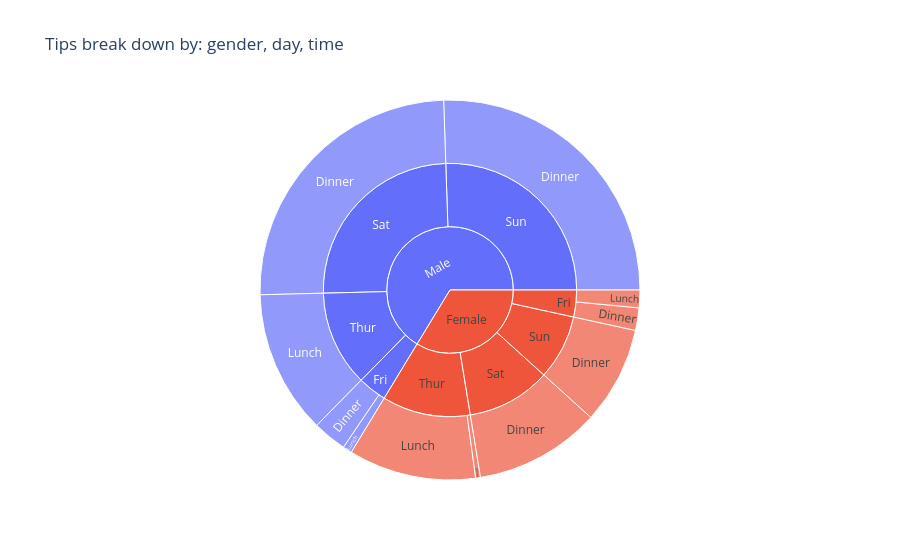

Notebook code cell kept with this figure:
### Markdown cell above
Exercise 13 - Visualising restaurant tips by gender and day.Using the Tips dataset from Seaborn to create a sunburst chart showing the total tips grouped by sex→day→time using plotly.expresslibrary.

### Code cell
import plotly.express as px
import seaborn as sns
tips=sns.load_dataset('tips')
fig=px.sunburst(tips, 
                path=['sex', 'day', 'time'], 
                values='tip',
                title="Tips break down by: " \
                "gender, day, time")
fig.show()

### Figure 1 — Plotly figure (JSON) as saved in the notebook; plotly's stock layout.template omitted (floating-point values rounded to 4 significant figures)
{"data": [{"branchvalues": "total", "domain": {"x": [0, 1], "y": [0, 1]}, "hovertemplate": "labels=%{label}<br>tip=%{value}<br>parent=%{parent}<br>id=%{id}<extra></extra>", "ids": ["Female/Sun/Dinner", "Male/Sun/Dinner", "Male/Sat/Dinner", "Female/Sat/Dinner", "Male/Thur/Lunch", "Female/Thur/Lunch", "Male/Fri/Dinner", "Female/Fri/Dinner", "Male/Fri/Lunch", "Female/Fri/Lunch", "Female/Thur/Dinner", "Female/Sun", "Male/Sun", "Male/Sat", "Female/Sat", "Male/Thur", "Female/Thur", "Male/Fri", "Female/Fri", "Female", "Male"], "labels": ["Dinner", "Dinner", "Dinner", "Dinner", "Lunch", "Lunch", "Dinner", "Dinner", "Lunch", "Lunch", "Dinner", "Sun", "Sun", "Sat", "Sat", "Thur", "Thur", "Fri", "Fri", "Female", "Male"], "name": "", "parents": ["Female/Sun", "Male/Sun", "Male/Sat", "Female/Sat", "Male/Thur", "Female/Thur", "Male/Fri", "Female/Fri", "Male/Fri", "Female/Fri", "Female/Thur", "Female", "Male", "Male", "Female", "Male", "Female", "Male", "Female", "", ""], "type": "sunburst", "values": [60.61, 186.8, 181.9, 78.45, 89.41, 79.42, 21.23, 14.05, 5.7, 10.98, 3.0, 60.61, 186.8, 181.9, 78.45, 89.41, 82.42, 26.93, 25.03, 246.5, 485.1]}], "layout": {"legend": {"tracegroupgap": 0}, "title": {"text": "Tips break down by: gender, day, time"}}}
